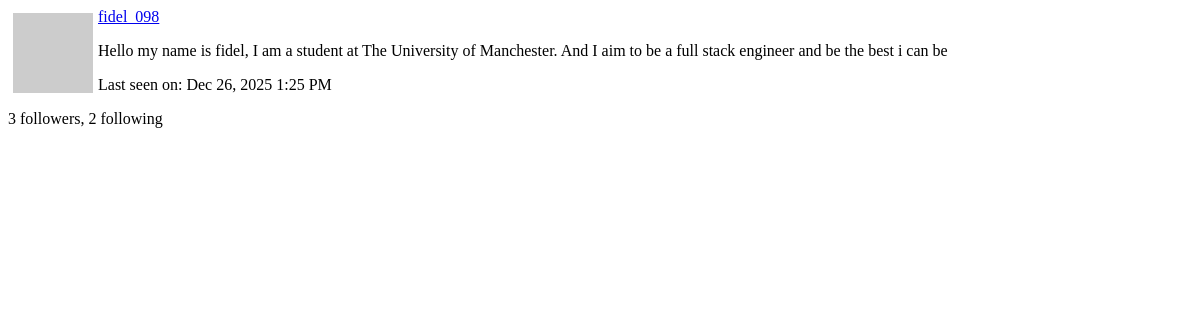
Page /user/fidel_098/popup (signed in) on the earlier database version.
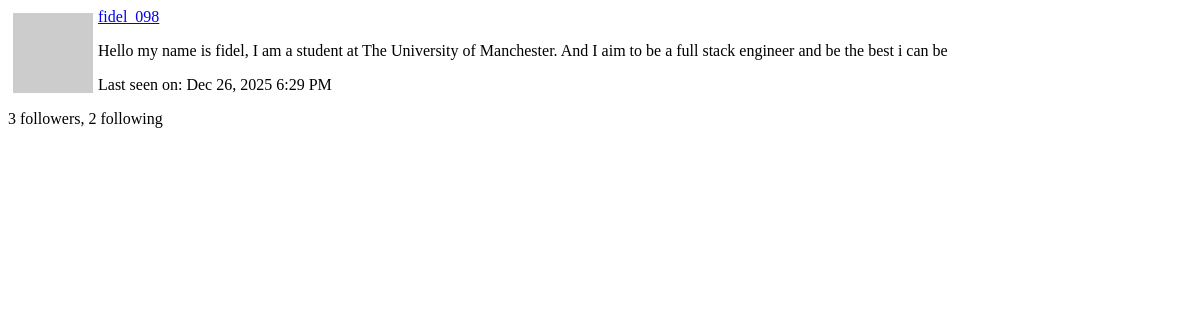
Same page on the later database version.
### app/models.py (models this page shows, shortened)
class User(UserMixin, db.Model):
    __tablename__ = "user"
    id: so.Mapped[int] = so.mapped_column(primary_key=True)
    username: so.Mapped[str] = so.mapped_column(sa.String(64), index=True, unique=True)
    email: so.Mapped[str] = so.mapped_column(sa.String(120), index=True, unique=True)
    password_hash: so.Mapped[Optional[str]] = so.mapped_column(sa.String(256))
    posts: so.WriteOnlyMapped['Post'] = so.relationship(back_populates='author')
    about_me: so.Mapped[Optional[str]] = so.mapped_column(sa.String(140))
    last_seen: so.Mapped[Optional[datetime]] = so.mapped_column(default=lambda:
                                datetime.now(timezone.utc))
    def avatar(self, size):
        digest = md5(self.email.lower().encode('utf-8')).hexdigest()
        return f'https://www.gravatar.com/avatar/{digest}?d=identicon&s={size}'
    following: so.WriteOnlyMapped['User'] = so.relationship(
        secondary=followers,
        primaryjoin=(followers.c.follower_id == id),
        secondaryjoin=(followers.c.followed_id == id),
        back_populates='followers')
    followers: so.WriteOnlyMapped['User'] = so.relationship(
        secondary=followers, primaryjoin=(followers.c.followed_id == id),
        secondaryjoin=(followers.c.follower_id == id),
        back_populates='following')
    def followers_count(self):
        query = sa.select(sa.func.count()).select_from(
            self.followers.select().subquery())
        return db.session.scalar(query)
    def following_count(self):
        query = sa.select(sa.func.count()).select_from(
            self.following.select().subquery())
        return db.session.scalar(query)

### app/main/routes.py (the view)
@bp.route('/user/<username>/popup')
@login_required
def user_popup(username):
    user = db.first_or_404(sa.select(User).where(User.username == username))
    form = EmptyForm()
    return render_template('user_popup.html', user=user, form=form)

### app/__init__.py (called while the page is built)
def get_locale():
    return request.accept_languages.best_match(current_app.config['LANGUAGES'])

### app/main/routes.py (called while the page is built)
@bp.before_request
def before_request():
    if current_user.is_authenticated:
        current_user.last_seen = datetime.now(timezone.utc)
        db.session.commit()
        g.search_form = SearchForm()
    g.locale = str(get_locale())

### app/models.py (called while the page is built)
@login.user_loader
def load_user(id):
    return db.session.get(User, int(id))

    @classmethod
    def before_commit(cls, session):
        session._changes = { #session._changes is a custom attribute added to the session object to track changes made during the session
            'add': list(session.new), #list of new objects to be added
            'update': list(session.dirty), #list of modified objects
            'delete': list(session.deleted) #list of deleted objects
        }

### app/templates/user_popup.html (shortened to what this page needs)
<div>
  <img src="{{ user.avatar(64) }}" style="margin: 5px; float: left">
  <p><a href="{{ url_for('main.user', username=user.username) }}">{{ user.username }}</a></p>
  {% if user.about_me %}<p>{{ user.about_me }}</p>{% endif %}
  {% if user.last_seen %}
  <p>{{ _('Last seen on') }}: {{ moment(user.last_seen).format('lll') }}</p>
  {% endif %}
  <p>{{ _('%(count)d followers', count=user.followers_count()) }}, {{ _('%(count)d following', count=user.following_count()) }}</p>
</div>

Differences in the rows shown:
changed User "fidel_098": last_seen "Dec 26, 2025 1:25 PM" → "Dec 26, 2025 6:29 PM"
